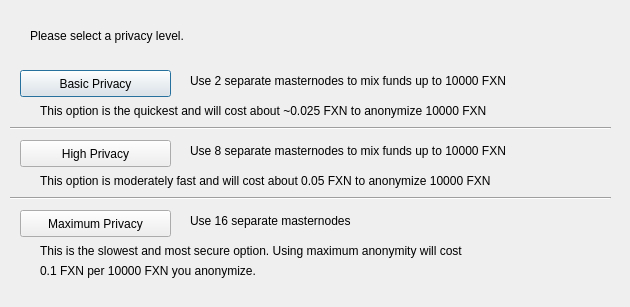
<?xml version="1.0" encoding="UTF-8"?>
<ui version="4.0">
 <class>ObfuscationConfig</class>
 <widget class="QDialog" name="ObfuscationConfig">
  <property name="geometry">
   <rect>
    <x>0</x>
    <y>0</y>
    <width>630</width>
    <height>307</height>
   </rect>
  </property>
  <property name="windowTitle">
   <string>Configure Obfuscation</string>
  </property>
  <widget class="QPushButton" name="buttonBasic">
   <property name="geometry">
    <rect>
     <x>20</x>
     <y>70</y>
     <width>151</width>
     <height>27</height>
    </rect>
   </property>
   <property name="text">
    <string>Basic Privacy</string>
   </property>
  </widget>
  <widget class="QPushButton" name="buttonHigh">
   <property name="geometry">
    <rect>
     <x>20</x>
     <y>140</y>
     <width>151</width>
     <height>27</height>
    </rect>
   </property>
   <property name="text">
    <string>High Privacy</string>
   </property>
  </widget>
  <widget class="QPushButton" name="buttonMax">
   <property name="geometry">
    <rect>
     <x>20</x>
     <y>210</y>
     <width>151</width>
     <height>27</height>
    </rect>
   </property>
   <property name="text">
    <string>Maximum Privacy</string>
   </property>
  </widget>
  <widget class="QLabel" name="label">
   <property name="geometry">
    <rect>
     <x>30</x>
     <y>20</y>
     <width>571</width>
     <height>31</height>
    </rect>
   </property>
   <property name="text">
    <string>Please select a privacy level.</string>
   </property>
  </widget>
  <widget class="QLabel" name="label_2">
   <property name="geometry">
    <rect>
     <x>190</x>
     <y>70</y>
     <width>421</width>
     <height>21</height>
    </rect>
   </property>
   <property name="text">
    <string>Use 2 separate masternodes to mix funds up to 10000 FXN</string>
   </property>
  </widget>
  <widget class="QLabel" name="label_3">
   <property name="geometry">
    <rect>
     <x>190</x>
     <y>140</y>
     <width>411</width>
     <height>21</height>
    </rect>
   </property>
   <property name="text">
    <string>Use 8 separate masternodes to mix funds up to 10000 FXN</string>
   </property>
  </widget>
  <widget class="QLabel" name="label_4">
   <property name="geometry">
    <rect>
     <x>190</x>
     <y>210</y>
     <width>421</width>
     <height>21</height>
    </rect>
   </property>
   <property name="text">
    <string>Use 16 separate masternodes</string>
   </property>
  </widget>
  <widget class="QLabel" name="label_6">
   <property name="geometry">
    <rect>
     <x>40</x>
     <y>100</y>
     <width>561</width>
     <height>21</height>
    </rect>
   </property>
   <property name="text">
    <string>This option is the quickest and will cost about ~0.025 FXN to anonymize 10000 FXN</string>
   </property>
  </widget>
  <widget class="QLabel" name="label_7">
   <property name="geometry">
    <rect>
     <x>40</x>
     <y>170</y>
     <width>561</width>
     <height>21</height>
    </rect>
   </property>
   <property name="text">
    <string>This option is moderately fast and will cost about 0.05 FXN to anonymize 10000 FXN</string>
   </property>
  </widget>
  <widget class="QLabel" name="label_8">
   <property name="geometry">
    <rect>
     <x>40</x>
     <y>240</y>
     <width>561</width>
     <height>21</height>
    </rect>
   </property>
   <property name="text">
    <string>This is the slowest and most secure option. Using maximum anonymity will cost</string>
   </property>
  </widget>
  <widget class="QLabel" name="label_9">
   <property name="geometry">
    <rect>
     <x>40</x>
     <y>260</y>
     <width>561</width>
     <height>21</height>
    </rect>
   </property>
   <property name="text">
    <string>0.1 FXN per 10000 FXN you anonymize.</string>
   </property>
  </widget>
  <widget class="Line" name="line">
   <property name="geometry">
    <rect>
     <x>10</x>
     <y>120</y>
     <width>601</width>
     <height>16</height>
    </rect>
   </property>
   <property name="orientation">
    <enum>Qt::Horizontal</enum>
   </property>
  </widget>
  <widget class="Line" name="line_2">
   <property name="geometry">
    <rect>
     <x>10</x>
     <y>190</y>
     <width>601</width>
     <height>16</height>
    </rect>
   </property>
   <property name="orientation">
    <enum>Qt::Horizontal</enum>
   </property>
  </widget>
 </widget>
 <resources/>
 <connections/>
</ui>
